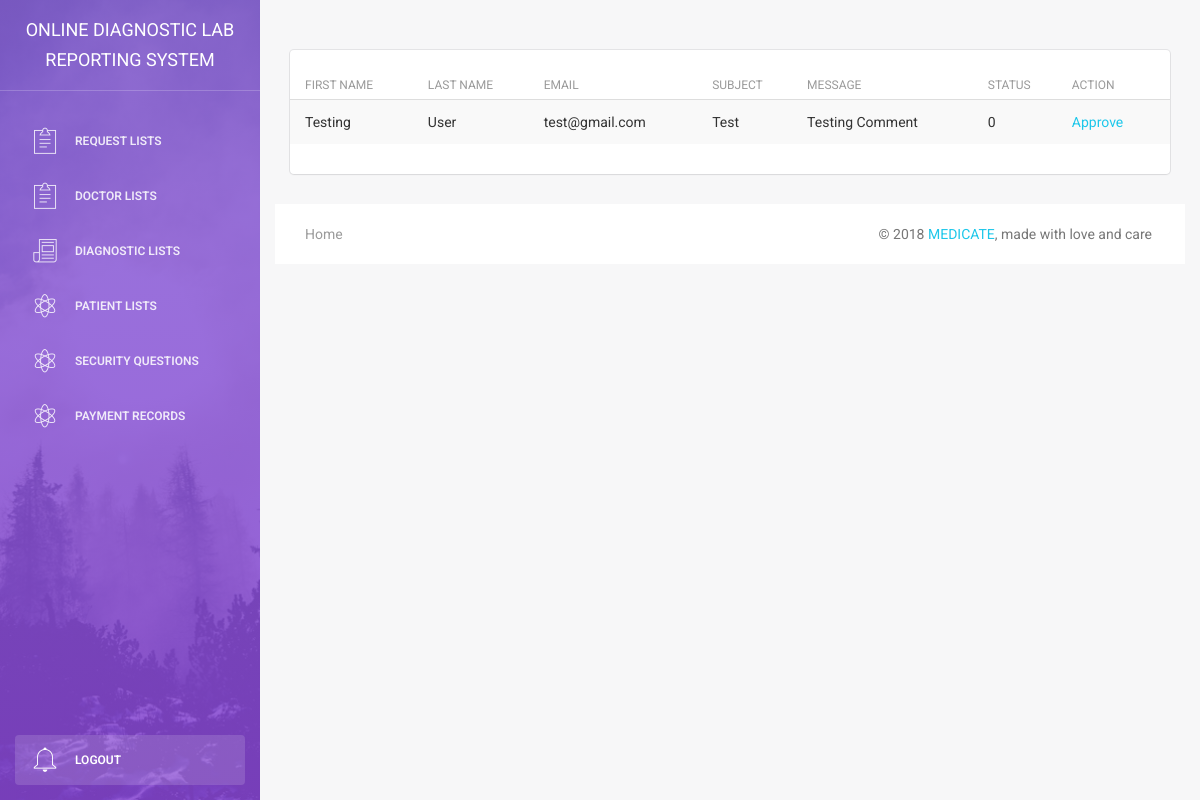
Screenshot of /_admin/ (signed in) with the database file from the repository.
### tables this page shows
CREATE TABLE IF NOT EXISTS `get_in_touch` (
  `id` int(255) NOT NULL AUTO_INCREMENT,
  `first_name` varchar(255) NOT NULL,
  `last_name` varchar(255) NOT NULL,
  `email` varchar(255) NOT NULL,
  `subject` varchar(255) NOT NULL,
  `message` varchar(255) NOT NULL,
  `status` varchar(23) NOT NULL,
  PRIMARY KEY (`id`),
  UNIQUE KEY `email` (`email`)
);

### _admin/index.php (the view, shortened to what this page needs)
<?php
	include("includes/header.php");
?>
<div class="main-panel">
<div class="content">
<div class="container-fluid">
   			<div class="row">
                    <div class="col-md-12">
                        <div class="card">
                           <form name="doctor_view" action="../_doctor/lib/doctor.php">
                            <div class="content table-responsive table-full-width">
                                <table class="table table-hover table-striped">
                                    <thead>
										<th>First Name</th>
										<th>Last Name</th>
										<th>Email</th>
										<th>Subject</th>
										<th>Message</th>
										<th>Status</th>
										<th>Action</th>
                                    </thead>
                                    <tbody>
                                       <?php
											$sql = "select * from get_in_touch where status = '0'";
											$rs = mysqli_query($conn, $sql);
											while($data = mysqli_fetch_assoc($rs)){
										?>
										<tr>
											<td><?php echo $data['first_name'];?></td>
											<td><?php echo $data['last_name'];?></td>
											<td><?php echo $data['email'];?></td>
											<td><?php echo $data['subject'];?></td>
											<td><?php echo $data['message'];?></td>
											<td><?php echo $data['status'];?></td>
											<td><a href="../lib/get_in_touch.php?id=<?php echo $data['id'];?>">Approve</a></td>
										</tr>
										<?php
											}
										?>
                                    </tbody>
                                </table>
                            </div>
							</form>
                        </div>
                    </div>
                </div>
		</div>
<?php
	include("includes/footer.php");
?>

### rows the page displays
get_in_touch: first_name "Testing", last_name "User", email "test@gmail.com", subject "Test", message "Testing Comment", status "0"
